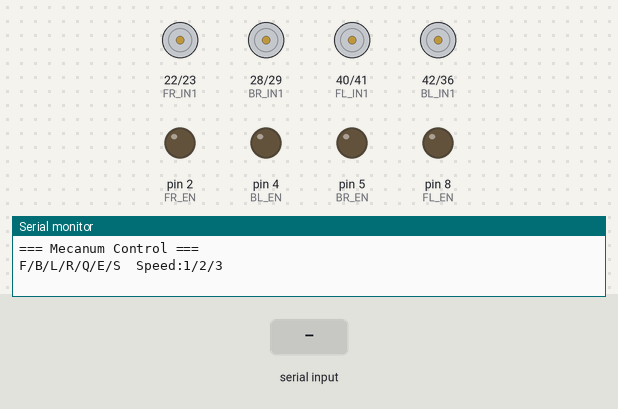
A sketch run on a simulated Arduino Mega 2560, built with avr-gcc and run on an emulated ATmega2560. Parts: motor-driver pin pairs drawn as motors (green arrow = first pin HIGH = forward, orange = second pin HIGH = backward, longer = more drive), output pins drawn as LEDs (lit = HIGH), the last lines printed to the serial monitor. The test bench sets the inputs (shaded band).

Above: at 1.2 s.
1.3 s: "F" received over Serial
At 2.1 s:
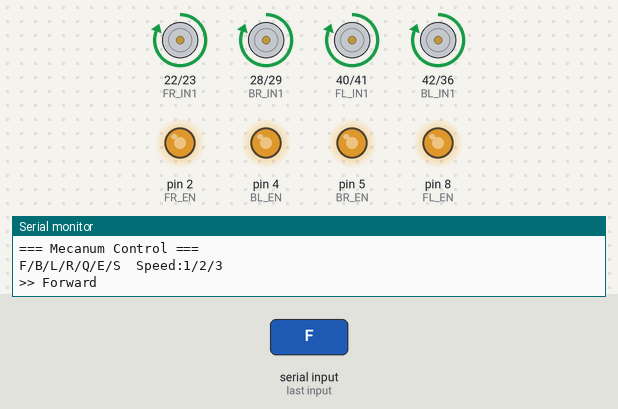
2.8 s: byte 69 ('E') received over Serial
At 3.2 s:
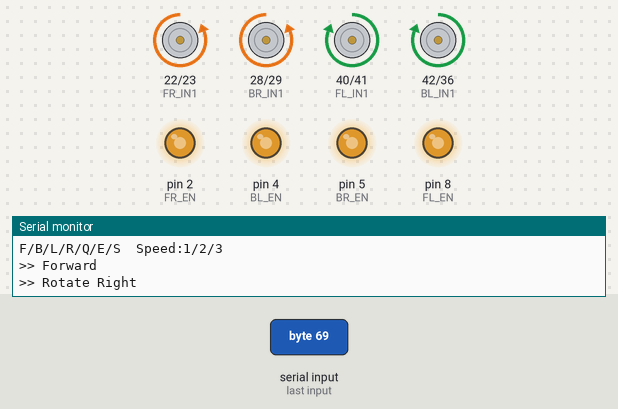
4.3 s: "B" received over Serial
At 5.5 s:
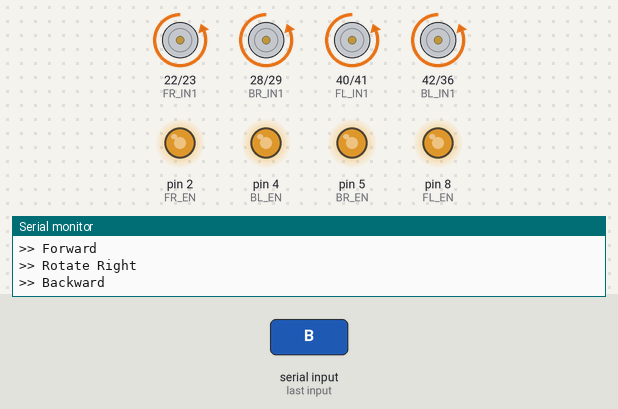
5.8 s: "L" received over Serial
At 6.7 s:
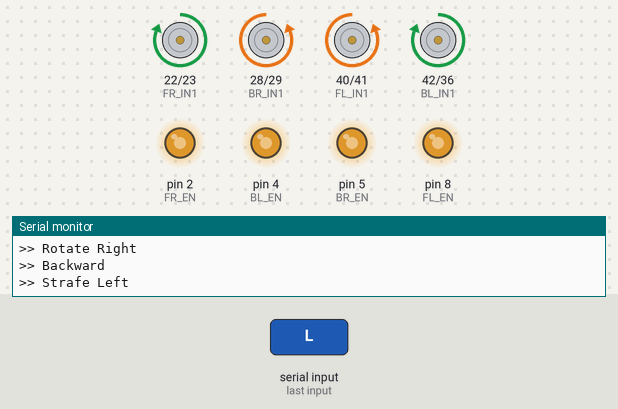
7.3 s: "R" received over Serial
At 7.9 s:
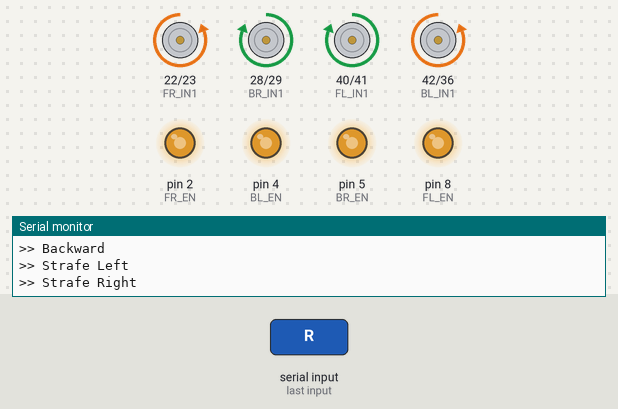
8.8 s: "Q" received over Serial
At 10.2 s:
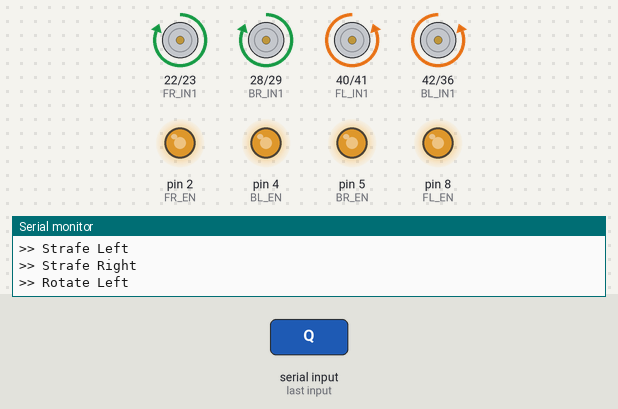
Timing chart, 0 to 11.3 s (numbered marks = the images above; inputs shaded):
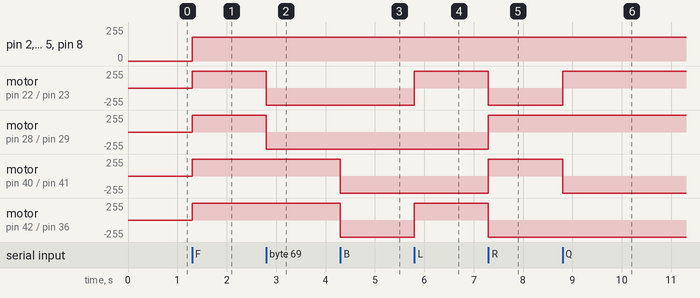

The sketch:

Mecanum_Control.ino
```cpp
/*
 * Mecanum Wheel Control - Serial Only
 *
 * FL: ENA=8,  IN1=40, IN2=41 (L298N #1 Ch A)
 * FR: ENB=2,  IN3=22, IN4=23 (L298N #1 Ch B)
 * BL: ENA=4,  IN1=42, IN2=36 (L298N #2 Ch A)
 * BR: ENB=5,  IN3=28, IN4=29 (L298N #2 Ch B)
 *
 * Commands (Serial Monitor @ 115200):
 *   F = Forward
 *   B = Backward
 *   L = Strafe Left
 *   R = Strafe Right
 *   Q = Rotate Left
 *   E = Rotate Right
 *   S = Stop
 *   1 = Speed 120
 *   2 = Speed 180
 *   3 = Speed 230
 */

// FL
#define FL_EN   8
#define FL_IN1  40
#define FL_IN2  41

// FR
#define FR_EN   2
#define FR_IN1  22
#define FR_IN2  23

// BL
#define BL_EN   4
#define BL_IN1  42
#define BL_IN2  36

// BR
#define BR_EN   5
#define BR_IN1  28
#define BR_IN2  29

int spd = 180;

void motorFL(int dir, int s) {
  if (dir > 0) { digitalWrite(FL_IN1, HIGH); digitalWrite(FL_IN2, LOW); }
  else if (dir < 0) { digitalWrite(FL_IN1, LOW); digitalWrite(FL_IN2, HIGH); }
  else { digitalWrite(FL_IN1, LOW); digitalWrite(FL_IN2, LOW); }
  analogWrite(FL_EN, s);
}

void motorFR(int dir, int s) {
  if (dir > 0) { digitalWrite(FR_IN1, HIGH); digitalWrite(FR_IN2, LOW); }
  else if (dir < 0) { digitalWrite(FR_IN1, LOW); digitalWrite(FR_IN2, HIGH); }
  else { digitalWrite(FR_IN1, LOW); digitalWrite(FR_IN2, LOW); }
  analogWrite(FR_EN, s);
}

void motorBL(int dir, int s) {
  if (dir > 0) { digitalWrite(BL_IN1, HIGH); digitalWrite(BL_IN2, LOW); }
  else if (dir < 0) { digitalWrite(BL_IN1, LOW); digitalWrite(BL_IN2, HIGH); }
  else { digitalWrite(BL_IN1, LOW); digitalWrite(BL_IN2, LOW); }
  analogWrite(BL_EN, s);
}

void motorBR(int dir, int s) {
  if (dir > 0) { digitalWrite(BR_IN1, HIGH); digitalWrite(BR_IN2, LOW); }
  else if (dir < 0) { digitalWrite(BR_IN1, LOW); digitalWrite(BR_IN2, HIGH); }
  else { digitalWrite(BR_IN1, LOW); digitalWrite(BR_IN2, LOW); }
  analogWrite(BR_EN, s);
}

void stopAll() {
  motorFL(0, 0); motorFR(0, 0); motorBL(0, 0); motorBR(0, 0);
}

void setup() {
  Serial.begin(115200);
  int pins[] = {FL_EN, FL_IN1, FL_IN2, FR_EN, FR_IN1, FR_IN2,
                BL_EN, BL_IN1, BL_IN2, BR_EN, BR_IN1, BR_IN2};
  for (int i = 0; i < 12; i++) pinMode(pins[i], OUTPUT);

  stopAll();
  Serial.println("=== Mecanum Control ===");
  Serial.println("F/B/L/R/Q/E/S  Speed:1/2/3");
}

void loop() {
  if (Serial.available()) {
    char cmd = Serial.read();
    switch (cmd) {
      case 'F': case 'f':
        motorFL(1, spd); motorFR(1, spd); motorBL(1, spd); motorBR(1, spd);
        Serial.println(">> Forward");
        break;
      case 'B': case 'b':
        motorFL(-1, spd); motorFR(-1, spd); motorBL(-1, spd); motorBR(-1, spd);
        Serial.println(">> Backward");
        break;
      case 'L': case 'l':
        motorFL(-1, spd); motorFR(1, spd); motorBL(1, spd); motorBR(-1, spd);
        Serial.println(">> Strafe Left");
        break;
      case 'R': case 'r':
        motorFL(1, spd); motorFR(-1, spd); motorBL(-1, spd); motorBR(1, spd);
        Serial.println(">> Strafe Right");
        break;
      case 'Q': case 'q':
        motorFL(-1, spd); motorFR(1, spd); motorBL(-1, spd); motorBR(1, spd);
        Serial.println(">> Rotate Left");
        break;
      case 'E': case 'e':
        motorFL(1, spd); motorFR(-1, spd); motorBL(1, spd); motorBR(-1, spd);
        Serial.println(">> Rotate Right");
        break;
      case 'S': case 's':
        stopAll();
        Serial.println(">> Stop");
        break;
      case '1': spd = 120; Serial.println(">> Speed 120"); break;
      case '2': spd = 180; Serial.println(">> Speed 180"); break;
      case '3': spd = 230; Serial.println(">> Speed 230"); break;
    }
  }
}
```

Measured:
- after the input at 1.3 s, pin 2 (FR_EN), pin 4 (BL_EN), pin 5 (BR_EN), pin 8 (FL_EN): 0/255 → 180/255 at once; motor on pin 22 (FR_IN1) / pin 23 (FR_IN2), motor on pin 28 (BR_IN1) / pin 29 (BR_IN2), motor on pin 40 (FL_IN1) / pin 41 (FL_IN2), motor on pin 42 (BL_IN1) / pin 36 (BL_IN2): stopped → forward 255/255 at once
- after the input at 2.8 s, motor on pin 22 (FR_IN1) / pin 23 (FR_IN2), motor on pin 28 (BR_IN1) / pin 29 (BR_IN2): forward 255/255 → backward 255/255 at once
- after the input at 4.3 s, motor on pin 40 (FL_IN1) / pin 41 (FL_IN2), motor on pin 42 (BL_IN1) / pin 36 (BL_IN2): forward 255/255 → backward 255/255 at once
- after the input at 5.8 s, motor on pin 22 (FR_IN1) / pin 23 (FR_IN2), motor on pin 42 (BL_IN1) / pin 36 (BL_IN2): backward 255/255 → forward 255/255 at once
- after the input at 7.3 s, motor on pin 22 (FR_IN1) / pin 23 (FR_IN2), motor on pin 42 (BL_IN1) / pin 36 (BL_IN2): forward 255/255 → backward 255/255 at once; motor on pin 28 (BR_IN1) / pin 29 (BR_IN2), motor on pin 40 (FL_IN1) / pin 41 (FL_IN2): backward 255/255 → forward 255/255 at once
- after the input at 8.8 s, motor on pin 22 (FR_IN1) / pin 23 (FR_IN2): backward 255/255 → forward 255/255 at once; motor on pin 40 (FL_IN1) / pin 41 (FL_IN2): forward 255/255 → backward 255/255 at once
